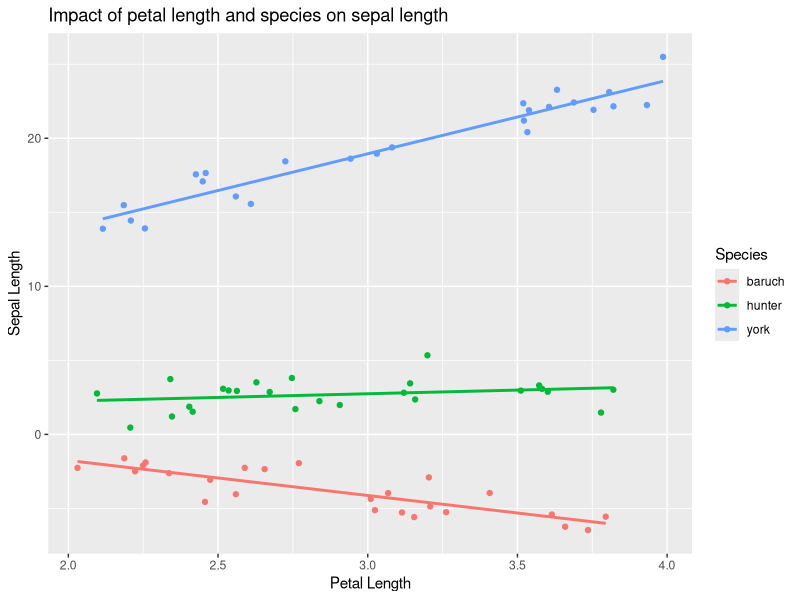

Here is the R script that generated this plot:
## ---- chunk 1
set.seed(3)
iris_example_species <-data.frame(
  Species = c(rep("baruch",25), rep("hunter", 25), rep("york", 25)),
  Petal_Length = runif(75,2,4 ))
set.seed(31)
iris_example_species$Sepal_interaction <- 
  iris_example_species$Petal_Length * c(rep(-2, 25),rep(0,25), rep(5,25)) + 
  c(rep(2,25), rep(3,25), rep(4,25)) + rnorm(75)
## ---- chunk 2
library(ggplot2)
ggplot(iris_example_species, aes(x= Petal_Length, y = Sepal_interaction, color = Species)) +
  geom_point()+
  ylab("Sepal Length") +
  xlab("Petal Length") +
  ggtitle("Impact of petal length and species on sepal length") +
    geom_smooth(method = "lm", se = F)
## ---- chunk 3
library(car)
Anova(lm( Sepal_interaction~ Petal_Length * Species, iris_example_species), 
      type = "III")
## ---- chunk 4
summary(lm(Sepal_interaction ~ Petal_Length, 
         iris_example_species[iris_example_species$Species == "baruch",]))
Anova(lm(Sepal_interaction ~ Petal_Length, 
         iris_example_species[iris_example_species$Species == "baruch",]), 
      type="III")
summary(lm(Sepal_interaction ~ Petal_Length, 
           iris_example_species[iris_example_species$Species == "hunter",]))
Anova(lm(Sepal_interaction ~ Petal_Length, 
         iris_example_species[iris_example_species$Species == "hunter",]), 
      type="III")
summary(lm(Sepal_interaction ~ Petal_Length, 
           iris_example_species[iris_example_species$Species == "york",]))
Anova(lm(Sepal_interaction ~ Petal_Length, 
         iris_example_species[iris_example_species$Species == "york",]), 
      type="III")
